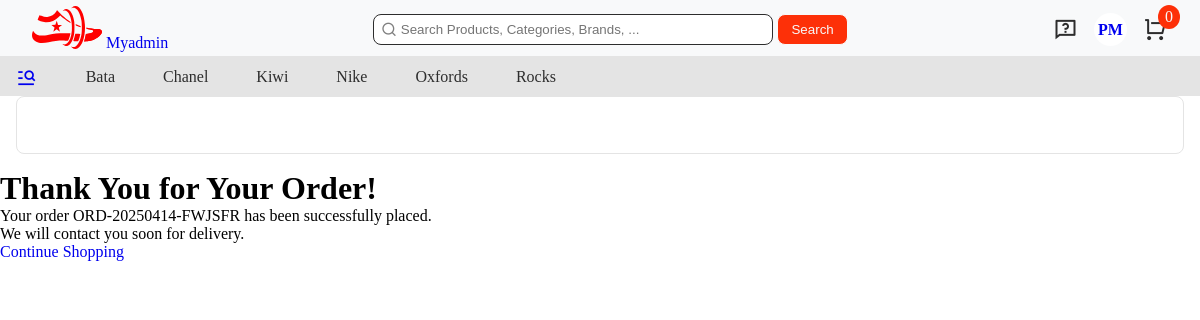
The app's page /order-confirmation/1/ (signed in) with its own data.
### users/models.py (models this page shows, shortened)
class CustomUser(AbstractBaseUser, PermissionsMixin):
    email = models.EmailField(verbose_name='email', unique=True)
    first_name = models.CharField(max_length=50, blank=True)
    last_name = models.CharField(max_length=50, blank=True)
    is_staff = models.BooleanField(default=False)
    is_active = models.BooleanField(default=True)
    date_joined = models.DateTimeField(auto_now_add=True)
    last_login = models.DateTimeField(auto_now=True)
    is_email_verified = models.BooleanField(default=False)
    profile_image = models.ImageField(upload_to='uploads/users', null=True, blank=True)
    USERNAME_FIELD = "email"
    REQUIRED_FIELDS = ["first_name", "last_name"]
    objects = CustomUserManager()
    class Meta:
        verbose_name_plural = "Users"

### orders/models.py (models this page shows, shortened)
class Order(models.Model):
    STATUS_CHOICES = [
        ("Pending", "Pending"),
        ("Shipped", "Shipped"),
        ("Delivered", "Delivered"),
        ("Cancelled", "Cancelled"),
    ]
    PAYMENT_METHOD_CHOICES = [
        ("Pay on Delivery", "Pay on Delivery"),
        ("Card", "Card"),
        ("Mpesa", "Mpesa"),
    ]
    user = models.ForeignKey(CustomUser, on_delete=models.CASCADE)
    order_number = models.CharField(max_length=20, unique=True, editable=False)
    full_name = models.CharField(max_length=255, null=True, blank=True)
    email = models.CharField(max_length=255, null=True, blank=True)
    amount_paid = models.DecimalField(max_digits=12, decimal_places=2)
    shipping_address = models.TextField(max_length=15000)
    date_ordered = models.DateTimeField(auto_now_add=True)
    is_shipped = models.BooleanField(default=False)
    shipped_at = models.DateTimeField(null=True, blank=True)
    status = models.CharField(max_length=20, choices=STATUS_CHOICES, default="Pending")
    payment_method = models.CharField(max_length=20, choices=PAYMENT_METHOD_CHOICES)

### orders/views.py (the view)
# urls.py: path('order-confirmation/<int:order_id>/', views.order_confirmation, name='order_confirmation'),
def order_confirmation(request, order_id):
    order = Order.objects.get(id=order_id, user=request.user)
    return render(request, 'orders/order_confirmation.html', {"order": order})

### cart/cart.py (called while the page is built)
    def __len__(self):
        return len(self.cart)

### cart/context_processors.py (called while the page is built)
def cart(request):
    return {'cart': Cart(request)}

### main/context_processors.py (called while the page is built)
def categories_processor(request):
    categories = Category.objects.filter(parent__isnull=True).prefetch_related("children")
    return {'categories': categories,}

def brand_list(request):
    brand_list = (
        Product.objects.filter(is_listed=True)
        .exclude(brand__isnull=True)
        .exclude(brand__exact='')
        .values_list('brand', flat=True)
        .distinct()
        .order_by('brand')
    )
    return {
        'brand_list': brand_list
    }

### orders/templates/orders/order_confirmation.html (shortened to what this page needs)
{% extends 'main/base.html' %}
{% block content %}
<section style="padding-top: 3.5em;">
</section>
<h1>Thank You for Your Order!</h1>
<p>Your order {{order.order_number}} has been successfully placed.</p>
<p>We will contact you soon for delivery.</p>
<a href="{% url 'home' %}" class="btn btn-primary">Continue Shopping</a>
{% endblock %}

### main/templates/main/navbar.html (shortened to what this page needs)
{% load static %}
<header>
    <div class="header">
        <div class="logo">
            <a href="{% url 'home' %}"><img src="{% static 'images/brand/logo2.svg' %}" alt="" width="70px"
                    title="KickStar"></a>
            <a href="{% url 'dashboard' %}" target="_blank" rel="noopener">Myadmin</a>
        </div>
        <div class="search-bar">
            <form action="{% url 'search' %}" method="get">
                <input type="search" placeholder="Search Products, Categories, Brands, ..." name="query" required>
                <i class="ri-search-line"></i>
                <input type="submit" value="Search">
            </form>
        </div>
        <div class="navigation">
            <div class="help">
                <i class="ri-questionnaire-line"></i>
            </div>
            {% if user.is_authenticated %}
            <div class="account">
                <div class="account-initials">
                    <a href="{% url 'profile' %}">{{ user.first_name|first|upper }}{{ user.last_name|first|upper }}</a>
                </div>
            </div>
            {% endif %}
            <div class="cart">
                <a href="{% url 'cart' %}">
                    <i class="ri-shopping-cart-line" title="Cart"></i>
                    <span class="cart-count">{{ cart|length }}</span>
                </a>
            </div>
        </div>
    </div>
    <nav>
        <div class="nav-list-wrapper">
            <div class="nav-list-container scrolling-container">
                <ol class="nav-item-list">
                    {% if categories %}
                    <li class="nav-categories-menu">
                        <a href="{% url 'categories' %}" class="all-categories-nav-link"><i class="ri-menu-search-line"
                                style="font-size: 1.3rem;"></i></a>
                    </li>
                    {% endif %}
                    {% if brand_list %}
                    {% for brand in brand_list %}
                    <li class="nav-brand-item">
                        <a href="{% url 'product.brand' brand|slugify %}" title="Shop {{brand}} items">
                            {{brand}}
                        </a>
                    </li>
                    {% endfor %}
                    {% endif %}
                </ol>
            </div>
        </div>
    </nav>
</header>

### static/css/main.css (style rules this page uses)
* { box-sizing: border-box; margin: 0; padding: 0; }
:root { --primary-color: #fd3008; --secondary-color: #00a896; --neutral-light-color: #f8f9fa; --neutral-dark-color: #2d2d2d; --black-color: #000000; --white-color: #ffffff; --gray-color: rgb(76, 76, 76); --gray-shade-color: #00000080; --background-color: rgb(228, 228, 228); --background-color-dark: rgb(171, 171, 171); --accent-color: #ffd166; }
section { margin: 1em 1em; border: 1px solid var(--background-color); border-radius: 8px; }

### static/css/navbar.css (style rules this page uses)
:root { --primary-color: #fd3008; --secondary-color: #00a896; --neutral-light-color: #f8f9fa; --neutral-dark-color: #2d2d2d; --accent-color: #ffd166; }
header { margin: 0 auto; top: 0; position: fixed; width: 100%; max-width: 1400px; height: 6em; z-index: 100; background-color: var(--neutral-light-color); }
.header { display: flex; justify-content: space-between; align-items: center; padding: .3em 2em .1em 2em; height: 3.5em; }
.header .search-bar { position: relative; }
.header .search-bar input { padding: .5em 1em; border-radius: 8px; }
.header .search-bar input[type=search] { width: 400px; border: 1px solid var(--neutral-dark-color); outline: none; color: var(--neutral-dark-color); padding-left: 2em; }
.header .search-bar .ri-search-line { position: absolute; left: 1em; top: 20%; transform: translate(-50%); color: var(--gray-shade-color); font-size: 1rem; }
.header .search-bar input[type=submit] { cursor: pointer; background-color: var(--primary-color); color: var(--neutral-light-color); border: none; border: 1px solid; }
.header .navigation { display: flex; gap: 1em; align-items: center; }
.header .navigation i { font-size: 1.5rem; color: var(--neutral-dark-color); cursor: pointer; }
a { text-decoration: none; }
.header .account { position: relative; z-index: 110; }
.header .account-initials { width: 33px; height: 33px; background-color: var(--white-color); color: var(--neutral-dark-color); font-weight: bold; font-size: 1rem; display: flex; align-items: center; justify-content: center; border-radius: 50%; text-transform: uppercase; }
.header .cart a { text-decoration: none; }
.header .cart-count { position: absolute; padding: 3px 7px; background-color: var(--primary-color); border-radius: 50%; right: 20px; top: 5px; color: var(--neutral-light-color); }
.nav-list-wrapper { position: relative; width: 100%; overflow: hidden; background-color: var(--background-color); height: 2.5em; white-space: nowrap; }
.nav-list-container { width: 100%; overflow-x: auto; scroll-behavior: smooth; scroll-snap-type: x mandatory; scrollbar-width: none; }
.nav-item-list { list-style: none; display: flex; align-items: center; gap: 1em; }
.nav-categories-menu { position: realtive; margin-top: 5px; padding: .3em 1em; flex: 0 0 auto; list-style: none; }
.nav-brand-item { margin-top: 5px; padding: .3em 1em; flex: 0 0 auto; list-style: none; }
.nav-brand-item a { text-decoration: none; color: var(--neutral-dark-color); }

### static/css/slider.css (style rules this page uses)
:root { --primary-color: #fd3008; --secondary-color: #00a896; --neutral-light-color: #f8f9fa; --neutral-dark-color: #2d2d2d; --accent-color: #ffd166; }

### static/css/product-card.css (style rules this page uses)
:root { --primary-color: #fd3008; --secondary-color: #00a896; --neutral-light-color: #f8f9fa; --neutral-dark-color: #2d2d2d; --accent-color: #ffd166; }

### static/css/cart.css (style rules this page uses)
:root { --primary-color: #fd3008; --secondary-color: #00a896; --neutral-light-color: #f8f9fa; --neutral-dark-color: #2d2d2d; --accent-color: #ffd166; }

### records on screen
CustomUser: first_name|first "P", last_name|first "M"
Order: order_number "ORD-20250414-FWJSFR"

### other values on screen
{{ cart|length }} "0"
{{ brand }} "Bata" "Chanel" "Kiwi" "Nike" "Oxfords" "Rocks"
